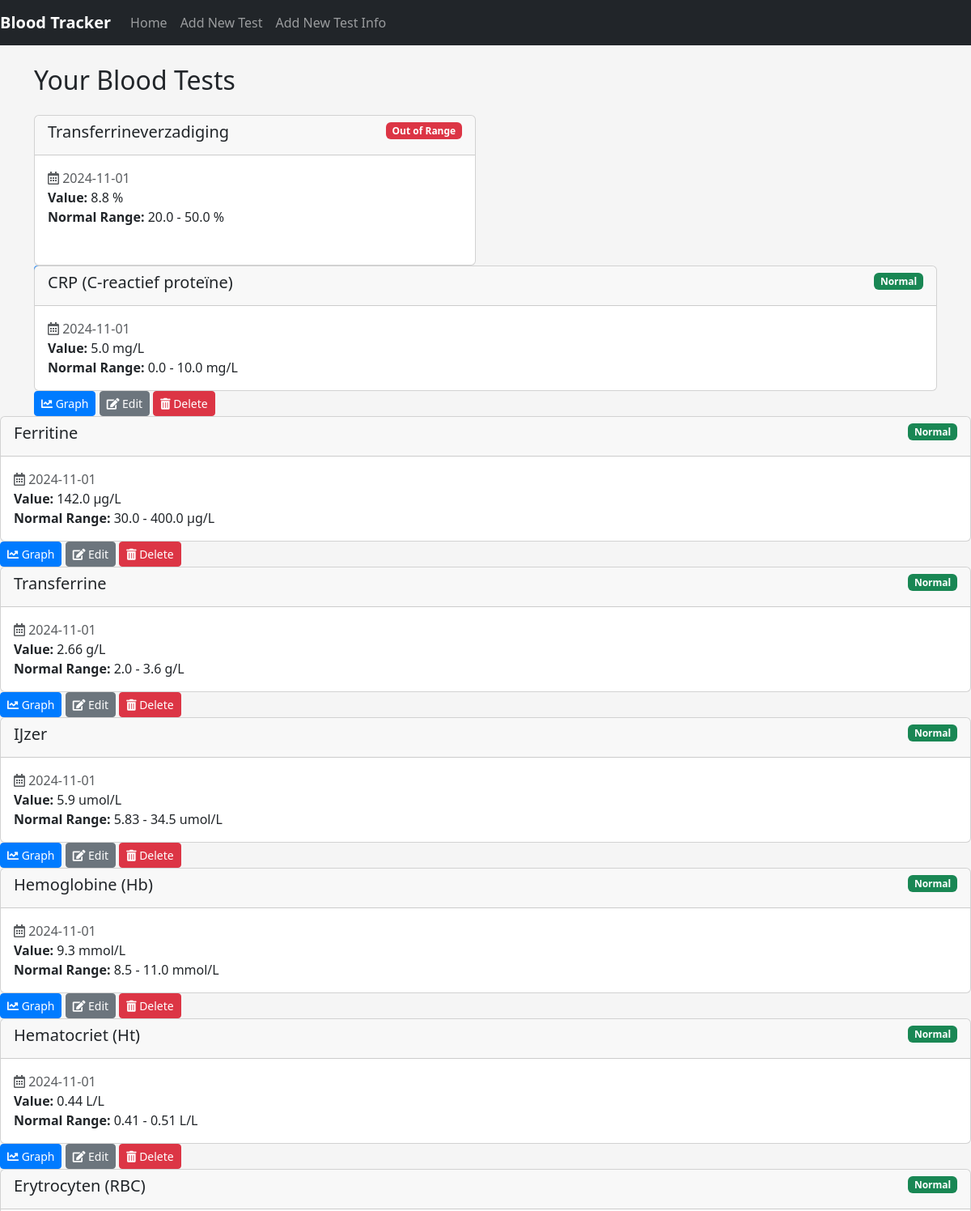
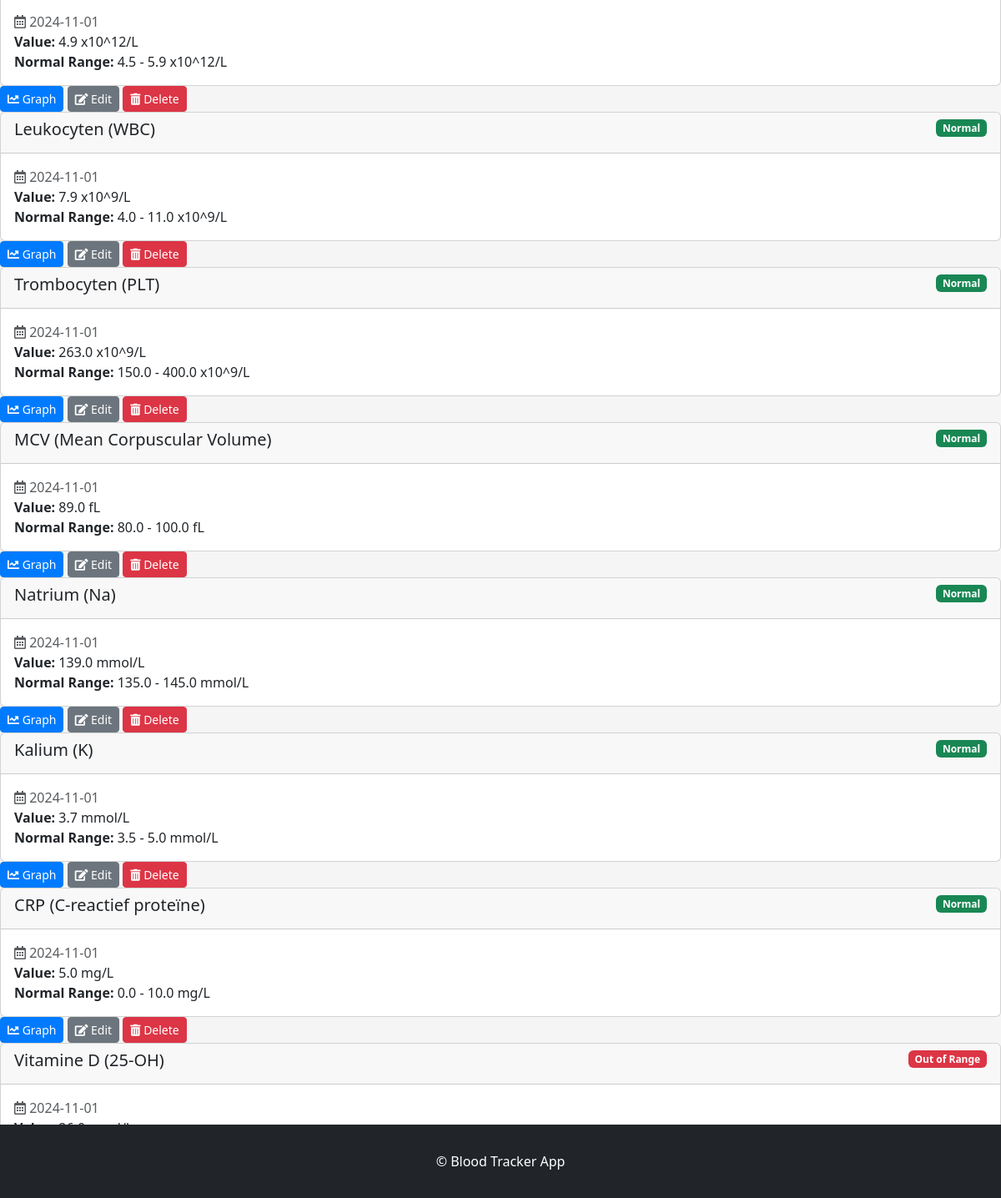
The page / on the database its author committed (2 pictures, top to bottom).
### models.py (models this page shows)
class BloodTest(db.Model):
    id = db.Column(db.Integer, primary_key=True)
    test_name = db.Column(db.String(100), nullable=False)
    value = db.Column(db.Float, nullable=False)
    unit = db.Column(db.String(20), nullable=False)
    date = db.Column(db.Date, nullable=False)
    normal_min = db.Column(db.Float, nullable=False)
    normal_max = db.Column(db.Float, nullable=False)

### app.py (the view)
@app.route('/')
def index():
    tests = BloodTest.query.order_by(BloodTest.date.desc()).all()
    test_types = set(test.test_name for test in tests)
    bars = {}
    for test in tests:
        if test.normal_min is not None and test.normal_max is not None:
            normal_range = test.normal_max - test.normal_min
            value_percentage = min(100, max(0, (
                        (test.value - test.normal_min) / normal_range) * 100))
            normal_min_percentage = 0
            normal_max_percentage = 100
            if test.value < test.normal_min:
                left_percentage = value_percentage
                middle_percentage = (test.normal_min / test.normal_max) * 100
                right_percentage = 100 - middle_percentage
            elif test.value > test.normal_max:
                left_percentage = (test.normal_min / test.normal_max) * 100
                middle_percentage = (test.normal_max / test.normal_max) * 100
                right_percentage = value_percentage - middle_percentage
            else:
                left_percentage = (
                                              test.value - test.normal_min) / normal_range * 100
                middle_percentage = (
                                                test.normal_max - test.value) / normal_range * 100
                right_percentage = 100 - left_percentage - middle_percentage
            bars[test.id] = {
                'left_percentage': left_percentage,
                'middle_percentage': middle_percentage,
                'right_percentage': right_percentage,
                'value': test.value,
                'unit': test.unit
            }
    bars = None
    return render_template('index.html', tests=tests, test_types=test_types, bars=bars)

### templates/index.html (shortened to what this page needs)
{% extends 'base.html' %}
{% block content %}
<h2 class="mb-4">Your Blood Tests</h2>
{% if tests %}
    <div class="row row-cols-1 row-cols-md-2 g-4">
  {% for test in tests %}
  <div class="col">
    <div class="card h-100">
      <div class="card-header d-flex justify-content-between ">
        <h5 class="card-title" style="display: inline">{{ test.test_name }}</h5>
      {% if test.normal_min is not none and test.normal_max is not none %}
            {% if test.normal_min <= test.value <= test.normal_max %}
              <span class="badge bg-success align-right align-self-start">Normal</span>
            {% else %}
              <span class="badge bg-danger align-self-start">Out of Range</span>
            {% endif %}
          {% else %}
            N/A
          {% endif %}
      </div>
    <div class="card-body">
        <p class="card-text">
          <span class="text-muted align-self-start"><i class="far fa-calendar-alt"></i> {{ test.date.strftime('%Y-%m-%d') }}</span><br>
          <strong>Value:</strong> {{ test.value }} {{ test.unit }}<br>
          <strong>Normal Range:</strong>
          {% if test.normal_min is not none and test.normal_max is not none %}
            {{ test.normal_min }} - {{ test.normal_max }} {{ test.unit }}
          {% else %}
            {{ test.unit }}
          {% endif %}
        </p>
      </div>
    </div>
      <div class="card-footer">
          <a href="{{ url_for('chart', test_name=test.test_name) }}" class="btn btn-primary btn-sm">
            <i class="fas fa-chart-line"></i> Graph
            </a>
        <a href="{{ url_for('edit_test', test_id=test.id) }}" class="btn btn-secondary btn-sm">
          <i class="fas fa-edit"></i> Edit
        </a>
        <button type="button" class="btn btn-danger btn-sm" data-bs-toggle="modal" data-bs-target="#deleteModal{{ test.id }}">
          <i class="fas fa-trash-alt"></i> Delete
        </button>
      </div>
    </div>
  </div>
  {% endfor %}
{% else %}
  <p>No tests available. <a href="{{ url_for('add_test') }}">Add a new test</a>.</p>
{% endif %}
{% endblock %}

### static/styles.css (style rules this page uses)
body { background-color: #f5f5f5; }
.btn-primary { background-color: #007bff; border-color: #007bff; }

### rows shown on the page
BloodTest: test_name "Transferrineverzadiging", shows "Out of Range", date "2024-11-01", value "8.8", unit "%", normal_min "20.0", normal_max "50.0"
BloodTest: test_name "CRP (C-reactief proteïne)", shows "Normal", date "2024-11-01", value "5.0", unit "mg/L", normal_min "0.0", normal_max "10.0"
BloodTest: test_name "Ferritine", shows "Normal", date "2024-11-01", value "142.0", unit "µg/L", normal_min "30.0", normal_max "400.0"
BloodTest: test_name "Transferrine", shows "Normal", date "2024-11-01", value "2.66", unit "g/L", normal_min "2.0", normal_max "3.6"
BloodTest: test_name "IJzer", shows "Normal", date "2024-11-01", value "5.9", unit "umol/L", normal_min "5.83", normal_max "34.5"
BloodTest: test_name "Hemoglobine (Hb)", shows "Normal", date "2024-11-01", value "9.3", unit "mmol/L", normal_min "8.5", normal_max "11.0"
BloodTest: test_name "Hematocriet (Ht)", shows "Normal", date "2024-11-01", value "0.44", unit "L/L", normal_min "0.41", normal_max "0.51"
BloodTest: test_name "Erytrocyten (RBC)", shows "Normal", date "2024-11-01", value "4.9", unit "x10^12/L", normal_min "4.5", normal_max "5.9"
BloodTest: test_name "Leukocyten (WBC)", shows "Normal", date "2024-11-01", value "7.9", unit "x10^9/L", normal_min "4.0", normal_max "11.0"
BloodTest: test_name "Trombocyten (PLT)", shows "Normal", date "2024-11-01", value "263.0", unit "x10^9/L", normal_min "150.0", normal_max "400.0"
BloodTest: test_name "MCV (Mean Corpuscular Volume)", shows "Normal", date "2024-11-01", value "89.0", unit "fL", normal_min "80.0", normal_max "100.0"
BloodTest: test_name "Natrium (Na)", shows "Normal", date "2024-11-01", value "139.0", unit "mmol/L", normal_min "135.0", normal_max "145.0"
BloodTest: test_name "Kalium (K)", shows "Normal", date "2024-11-01", value "3.7", unit "mmol/L", normal_min "3.5", normal_max "5.0"
BloodTest: test_name "CRP (C-reactief proteïne)", shows "Normal", date "2024-11-01", value "5.0", unit "mg/L", normal_min "0.0", normal_max "10.0"
BloodTest: test_name "Vitamine D (25-OH)", normal_min "Out of Range", date "2024-11-01"
